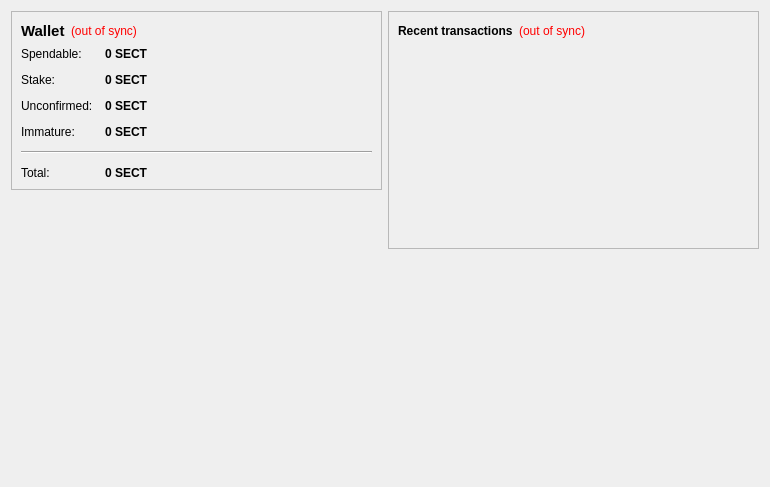
<?xml version="1.0" encoding="UTF-8"?>
<ui version="4.0">
 <class>OverviewPage</class>
 <widget class="QWidget" name="OverviewPage">
  <property name="geometry">
   <rect>
    <x>0</x>
    <y>0</y>
    <width>770</width>
    <height>487</height>
   </rect>
  </property>
  <property name="windowTitle">
   <string>Form</string>
  </property>
  <layout class="QHBoxLayout" name="horizontalLayout" stretch="1,1">
   <item>
    <layout class="QVBoxLayout" name="verticalLayout_2">
     <item>
      <widget class="QFrame" name="frame">
       <property name="frameShape">
        <enum>QFrame::StyledPanel</enum>
       </property>
       <property name="frameShadow">
        <enum>QFrame::Raised</enum>
       </property>
       <layout class="QVBoxLayout" name="verticalLayout_4">
        <item>
         <layout class="QHBoxLayout" name="horizontalLayout_4">
          <item>
           <widget class="QLabel" name="label_5">
            <property name="font">
             <font>
              <pointsize>11</pointsize>
              <weight>75</weight>
              <bold>true</bold>
             </font>
            </property>
            <property name="text">
             <string>Wallet</string>
            </property>
           </widget>
          </item>
          <item>
           <widget class="QLabel" name="labelWalletStatus">
            <property name="toolTip">
             <string>The displayed information may be out of date. Your wallet automatically synchronizes with the sector network after a connection is established, but this process has not completed yet.</string>
            </property>
            <property name="styleSheet">
             <string notr="true">QLabel { color: red; }</string>
            </property>
            <property name="text">
             <string notr="true">(out of sync)</string>
            </property>
            <property name="alignment">
             <set>Qt::AlignLeading|Qt::AlignLeft|Qt::AlignVCenter</set>
            </property>
           </widget>
          </item>
          <item>
           <spacer name="horizontalSpacer_2">
            <property name="orientation">
             <enum>Qt::Horizontal</enum>
            </property>
            <property name="sizeHint" stdset="0">
             <size>
              <width>40</width>
              <height>20</height>
             </size>
            </property>
           </spacer>
          </item>
         </layout>
        </item>
        <item>
         <layout class="QFormLayout" name="formLayout_2">
          <property name="fieldGrowthPolicy">
           <enum>QFormLayout::AllNonFixedFieldsGrow</enum>
          </property>
          <property name="horizontalSpacing">
           <number>12</number>
          </property>
          <property name="verticalSpacing">
           <number>12</number>
          </property>
          <item row="0" column="0">
           <widget class="QLabel" name="label">
            <property name="text">
             <string>Spendable:</string>
            </property>
           </widget>
          </item>
          <item row="0" column="1">
           <widget class="QLabel" name="labelBalance">
            <property name="font">
             <font>
              <weight>75</weight>
              <bold>true</bold>
             </font>
            </property>
            <property name="cursor">
             <cursorShape>IBeamCursor</cursorShape>
            </property>
            <property name="toolTip">
             <string>Your current spendable balance</string>
            </property>
            <property name="text">
             <string notr="true">0 SECT</string>
            </property>
            <property name="textInteractionFlags">
             <set>Qt::LinksAccessibleByMouse|Qt::TextSelectableByKeyboard|Qt::TextSelectableByMouse</set>
            </property>
           </widget>
          </item>
          <item row="1" column="0">
           <widget class="QLabel" name="label_6">
            <property name="text">
             <string>Stake:</string>
            </property>
           </widget>
          </item>
          <item row="1" column="1">
           <widget class="QLabel" name="labelStake">
            <property name="font">
             <font>
              <weight>75</weight>
              <bold>true</bold>
             </font>
            </property>
            <property name="cursor">
             <cursorShape>IBeamCursor</cursorShape>
            </property>
            <property name="toolTip">
             <string>Total of coins that was staked, and do not yet count toward the current balance</string>
            </property>
            <property name="text">
             <string notr="true">0 SECT</string>
            </property>
            <property name="textInteractionFlags">
             <set>Qt::LinksAccessibleByMouse|Qt::TextSelectableByKeyboard|Qt::TextSelectableByMouse</set>
            </property>
           </widget>
          </item>
          <item row="2" column="0">
           <widget class="QLabel" name="label_3">
            <property name="text">
             <string>Unconfirmed:</string>
            </property>
           </widget>
          </item>
          <item row="2" column="1">
           <widget class="QLabel" name="labelUnconfirmed">
            <property name="font">
             <font>
              <weight>75</weight>
              <bold>true</bold>
             </font>
            </property>
            <property name="cursor">
             <cursorShape>IBeamCursor</cursorShape>
            </property>
            <property name="toolTip">
             <string>Total of transactions that have yet to be confirmed, and do not yet count toward the current balance</string>
            </property>
            <property name="text">
             <string notr="true">0 SECT</string>
            </property>
            <property name="textInteractionFlags">
             <set>Qt::LinksAccessibleByMouse|Qt::TextSelectableByKeyboard|Qt::TextSelectableByMouse</set>
            </property>
           </widget>
          </item>
          <item row="3" column="0">
           <widget class="QLabel" name="labelImmatureText">
            <property name="text">
             <string>Immature:</string>
            </property>
           </widget>
          </item>
          <item row="3" column="1">
           <widget class="QLabel" name="labelImmature">
            <property name="font">
             <font>
              <weight>75</weight>
              <bold>true</bold>
             </font>
            </property>
            <property name="toolTip">
             <string>Mined balance that has not yet matured</string>
            </property>
            <property name="text">
             <string notr="true">0 SECT</string>
            </property>
            <property name="textInteractionFlags">
             <set>Qt::LinksAccessibleByMouse|Qt::TextSelectableByKeyboard|Qt::TextSelectableByMouse</set>
            </property>
           </widget>
          </item>
          <item row="4" column="0" colspan="2">
           <widget class="Line" name="line">
            <property name="orientation">
             <enum>Qt::Horizontal</enum>
            </property>
           </widget>
          </item>
          <item row="5" column="0">
           <widget class="QLabel" name="labelTotalText">
            <property name="text">
             <string>Total:</string>
            </property>
           </widget>
          </item>
          <item row="5" column="1">
           <widget class="QLabel" name="labelTotal">
            <property name="font">
             <font>
              <weight>75</weight>
              <bold>true</bold>
             </font>
            </property>
            <property name="cursor">
             <cursorShape>IBeamCursor</cursorShape>
            </property>
            <property name="toolTip">
             <string>Your current total balance</string>
            </property>
            <property name="text">
             <string notr="true">0 SECT</string>
            </property>
            <property name="textInteractionFlags">
             <set>Qt::LinksAccessibleByMouse|Qt::TextSelectableByKeyboard|Qt::TextSelectableByMouse</set>
            </property>
           </widget>
          </item>
         </layout>
        </item>
       </layout>
      </widget>
     </item>
     <item>
      <spacer name="verticalSpacer">
       <property name="orientation">
        <enum>Qt::Vertical</enum>
       </property>
       <property name="sizeHint" stdset="0">
        <size>
         <width>20</width>
         <height>40</height>
        </size>
       </property>
      </spacer>
     </item>
     <item>
      <widget class="QLabel" name="label_2">
       <property name="autoFillBackground">
        <bool>true</bool>
       </property>
       <property name="text">
        <string/>
       </property>
       <property name="pixmap">
        <pixmap resource="../bitcoin.qrc">:/icons/techbg</pixmap>
       </property>
       <property name="scaledContents">
        <bool>false</bool>
       </property>
       <property name="margin">
        <number>0</number>
       </property>
      </widget>
     </item>
    </layout>
   </item>
   <item>
    <layout class="QVBoxLayout" name="verticalLayout_3">
     <item>
      <widget class="QFrame" name="frame_2">
       <property name="frameShape">
        <enum>QFrame::StyledPanel</enum>
       </property>
       <property name="frameShadow">
        <enum>QFrame::Raised</enum>
       </property>
       <layout class="QVBoxLayout" name="verticalLayout">
        <item>
         <layout class="QHBoxLayout" name="horizontalLayout_2">
          <item>
           <widget class="QLabel" name="label_4">
            <property name="text">
             <string>&lt;b&gt;Recent transactions&lt;/b&gt;</string>
            </property>
           </widget>
          </item>
          <item>
           <widget class="QLabel" name="labelTransactionsStatus">
            <property name="toolTip">
             <string>The displayed information may be out of date. Your wallet automatically synchronizes with the sector network after a connection is established, but this process has not completed yet.</string>
            </property>
            <property name="styleSheet">
             <string notr="true">QLabel { color: red; }</string>
            </property>
            <property name="text">
             <string notr="true">(out of sync)</string>
            </property>
            <property name="alignment">
             <set>Qt::AlignRight|Qt::AlignTrailing|Qt::AlignVCenter</set>
            </property>
           </widget>
          </item>
          <item>
           <spacer name="horizontalSpacer">
            <property name="orientation">
             <enum>Qt::Horizontal</enum>
            </property>
            <property name="sizeHint" stdset="0">
             <size>
              <width>40</width>
              <height>20</height>
             </size>
            </property>
           </spacer>
          </item>
         </layout>
        </item>
        <item>
         <widget class="QListView" name="listTransactions">
          <property name="styleSheet">
           <string notr="true">QListView { background: transparent; }</string>
          </property>
          <property name="frameShape">
           <enum>QFrame::NoFrame</enum>
          </property>
          <property name="verticalScrollBarPolicy">
           <enum>Qt::ScrollBarAlwaysOff</enum>
          </property>
          <property name="horizontalScrollBarPolicy">
           <enum>Qt::ScrollBarAlwaysOff</enum>
          </property>
          <property name="selectionMode">
           <enum>QAbstractItemView::NoSelection</enum>
          </property>
         </widget>
        </item>
       </layout>
      </widget>
     </item>
     <item>
      <spacer name="verticalSpacer_2">
       <property name="orientation">
        <enum>Qt::Vertical</enum>
       </property>
       <property name="sizeHint" stdset="0">
        <size>
         <width>20</width>
         <height>40</height>
        </size>
       </property>
      </spacer>
     </item>
    </layout>
   </item>
  </layout>
 </widget>
 <resources/>
 <connections/>
</ui>
